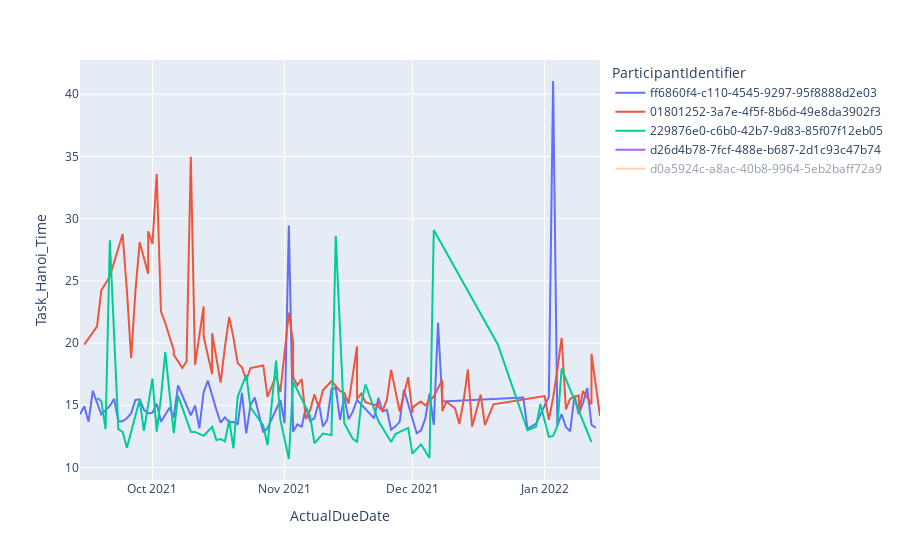

Notebook source saved alongside this figure:
### Code cell
fig = px.line(df, x="ActualDueDate", y="Task_Hanoi_Time", color='ParticipantIdentifier')
fig.show()
